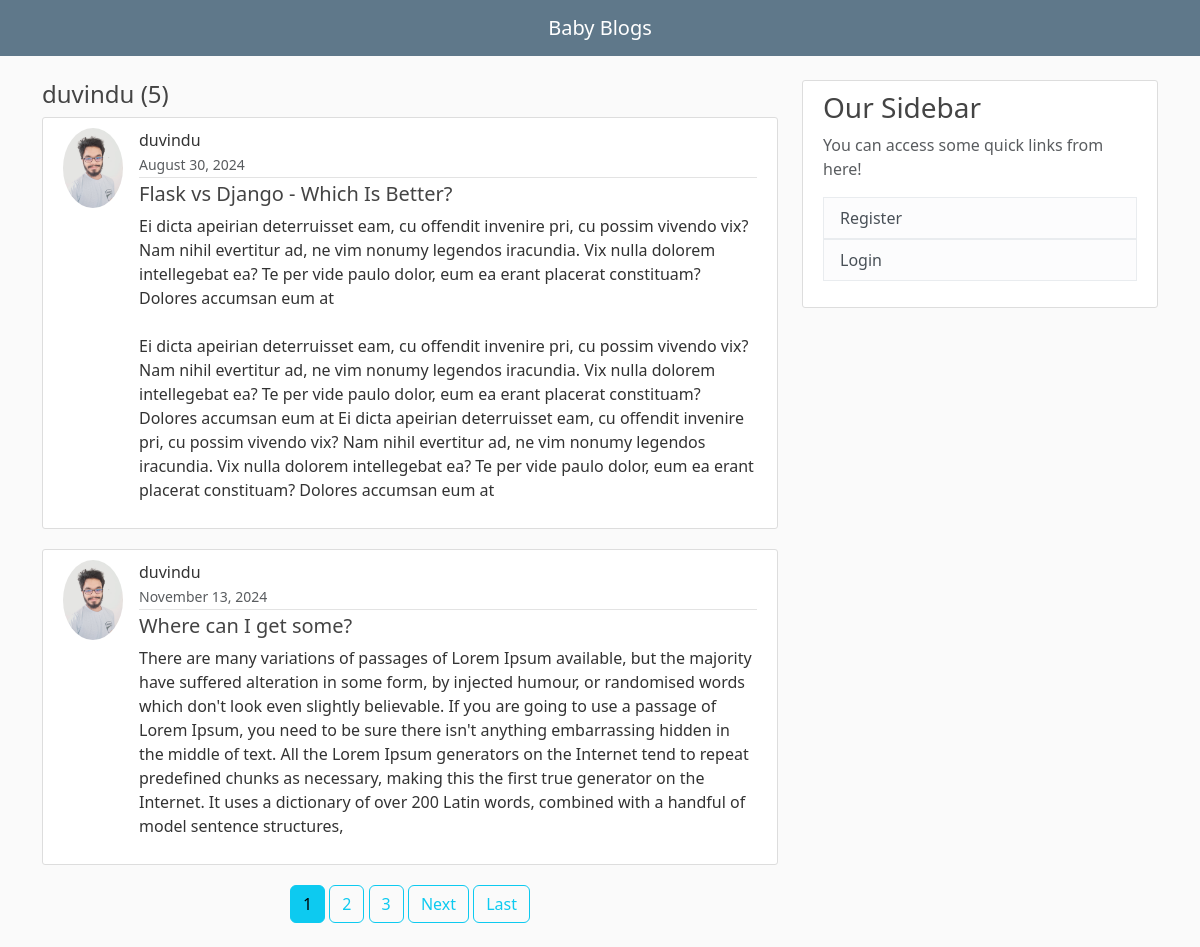
Page /duvindu/ on the earlier database version.
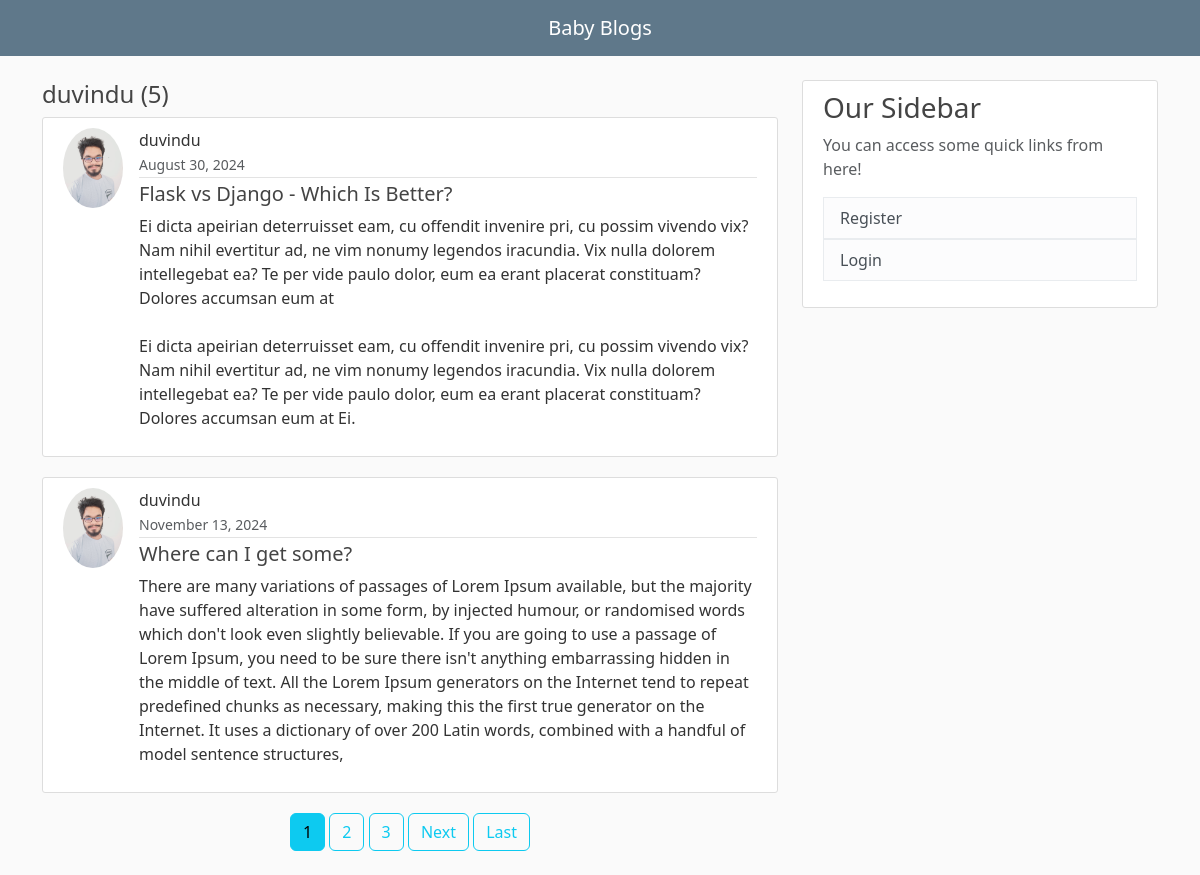
Same page on the later database version.
### home/models.py (models this page shows, shortened)
class Posts(models.Model):
    author = models.ForeignKey(User, on_delete = models.CASCADE)
    title = models.CharField(max_length=100)
    content = models.TextField()
    date_posted = models.DateTimeField(default=timezone.now)

class Profile(models.Model):
    user = models.OneToOneField(User, on_delete = models.CASCADE)
    image = models.ImageField(upload_to = 'profile/', blank=True, null=True)
    @property
    def imageURL(self):
        try:
            url = self.image.url
        except:
            url = '/images/profile/default.png'
        return url

### home/views.py (the view)
# urls.py: path('<str:username>/', UserPostListView.as_view(), name='user-posts'),
class UserPostListView(ListView):
    model = Posts
    template_name = 'home/user_posts.html'
    context_object_name = 'posts'
    paginate_by = 2
    def get_queryset(self):
        user = get_object_or_404(User, username = self.kwargs.get('username'))
        return Posts.objects.filter(author=user).order_by('date_posted')

### home/templates/home/user_posts.html (shortened to what this page needs)
{% extends 'base.html' %}
{% block content %}
    <h4>{{view.kwargs.username}} ({{page_obj.paginator.count}})</h4>
    {% for post in posts %}
    <article class="media content-section" style="display: flex; align-items: flex-start;">
        <img class="rounded-circle article-img mr-3" style="height: 80px; width: 70px;" src="{{ post.author.profile.imageURL }}" alt="Profile Image" style="width: 70px; height: 70px;">
        <div class="media-body">
          <div class="article-metadata">
            <span class="mr-2">{{ post.author }}</span>
            <br>
            <small class="text-muted">{{ post.date_posted|date:"F d, Y" }}</small>
          </div>
          <h5><a style="text-decoration: none;" class="article-title" href="{% url 'blog-detail' post.pk %}">{{ post.title }}</a></h5>
          <p class="article-content">{{ post.content }}</p>
        </div>
      </article>
    {% endfor %}
    <div style="text-align: center;">
      {% if is_paginated %}
      {% for num in page_obj.paginator.page_range %}
        {% if num == page_obj.number %}
          <a class="btn btn-info mb-4" href="?page={{num}}">{{num}}</a>
        {% elif num > page_obj.number|add:'-3' and num < page_obj.number|add:'3' %}
          <a class="btn btn-outline-info mb-4" href="?page={{num}}">{{num}}</a>
        {% endif %}
      {% endfor %}
      {% if page_obj.has_next %}
        <a class="btn btn-outline-info mb-4" href="?page={{page_obj.next_page_number}}">Next</a>
        <a class="btn btn-outline-info mb-4" href="?page={{page_obj.paginator.num_pages}}">Last</a>
      {% endif %}
    {% endif %}
    </div>
{% endblock content%}

Differences in the rows shown:
changed Posts "Flask vs Django - Which Is Better?": content "…Dolores accumsan eum at Ei dicta apeirian deterruisset eam, cu offendit invenire pri, cu possim vivendo vix? Nam nihil evertitur ad, ne vim nonumy legendos iracundia. Vix nulla dolorem intellegebat ea? Te per vide paulo dolor, eum ea erant placerat constituam? Dolores accumsan eum at" → "…Dolores accumsan eum at Ei."
